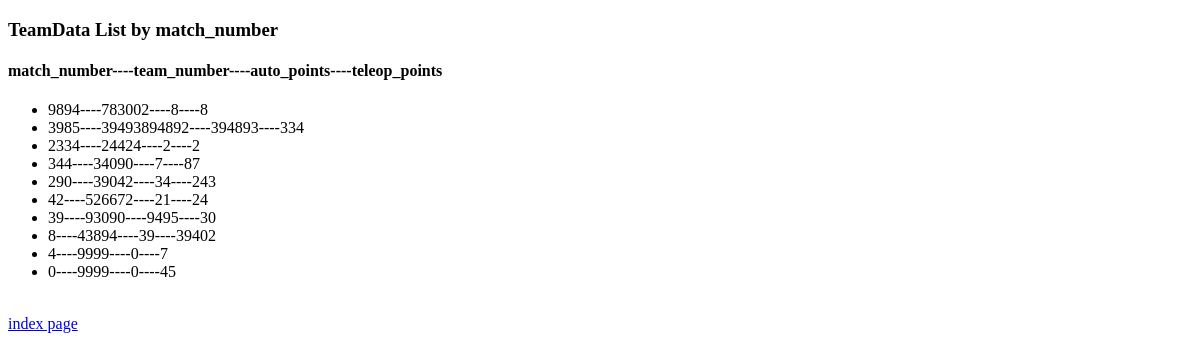
Page /scouting/teamdata_list/ on the earlier database version.
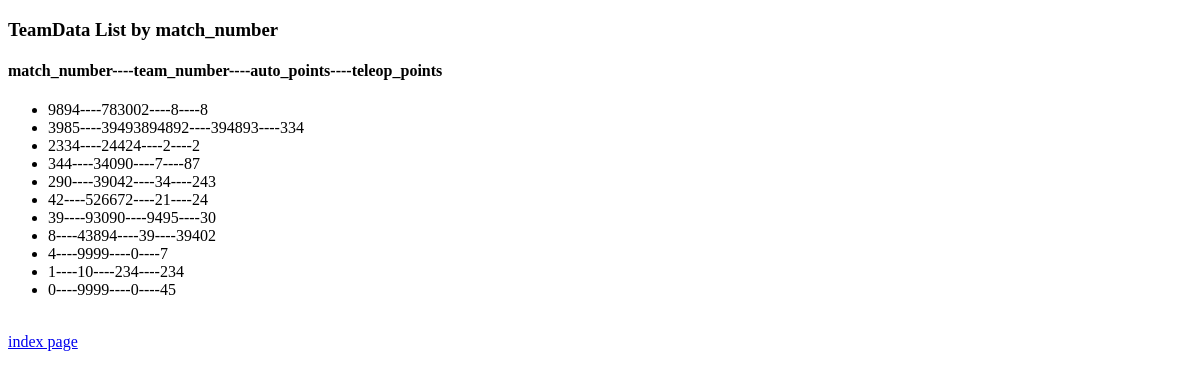
Same page on the later database version.
### scouting/models.py (models this page shows, shortened)
class TeamData(models.Model):
    scouter_name = models.CharField(default="unidentified scouter", max_length=32) #name must be less than 32 characters
    match_number = models.PositiveIntegerField(default=0) #should be made sure to be filled!
    team_number = models.PositiveIntegerField(default=10000001) #stores team's number, MUST BE FILLED IN! if not, it will default to 10000001 (probably won't exist for a while)
    catches = models.PositiveIntegerField(default=0)
    truss = models.PositiveIntegerField(default=0)
    assists = models.PositiveIntegerField(default=0)
    auto_points = models.PositiveIntegerField(default=0)
    teleop_points = models.PositiveIntegerField(default=0)
    total_points = models.PositiveIntegerField(default=0)
    comments = models.TextField(default="No Comments in Entry")

### scouting/views.py (the view)
def teamdata_list(request):
    list_by_match = TeamData.objects.order_by('-match_number')[0:]
    context = {'list_by_match_context':list_by_match}
    return render(request, "scouting/teamdata_list.html", context)

### scouting/templates/scouting/teamdata_list.html
<!DOCTYPE html>
<html>
	<head><title>TeamData List</title></head>
	<body>
		<h3>TeamData List by match_number</h3>
		<h4>match_number----team_number----auto_points----teleop_points</h4>
		{% if list_by_match_context %}
		<ul>
			{% for data in list_by_match_context %}
			<li>{{ data.match_number }}----{{ data.team_number }}----{{ data.auto_points }}----{{ data.teleop_points }}</li>
			{% endfor %}
		</ul><br />
		{% else %}
			<strong> there is no team data, strange. </strong><br />
		{% endif %}
		<a href="/scouting/">index page</a>
	</body>
</html>

Differences in the rows shown:
added TeamData: match_number "1", team_number "10", auto_points "234", teleop_points "234"
